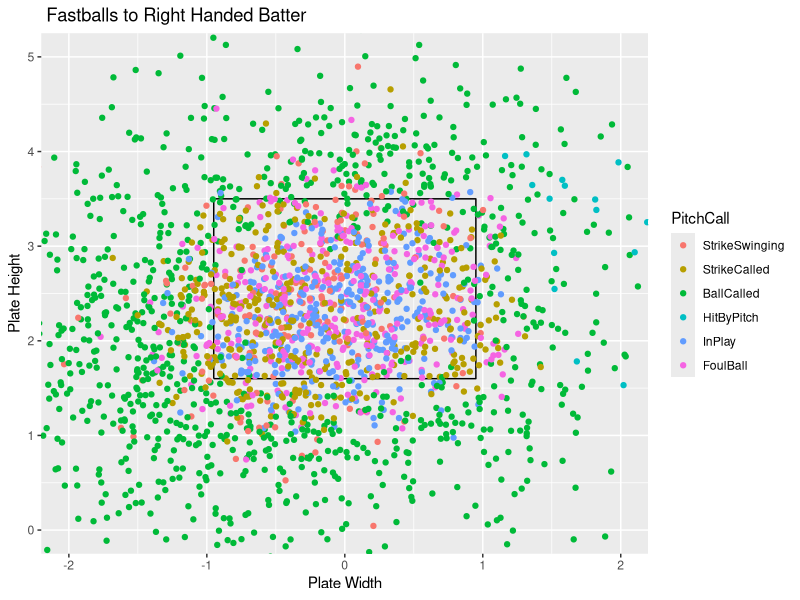
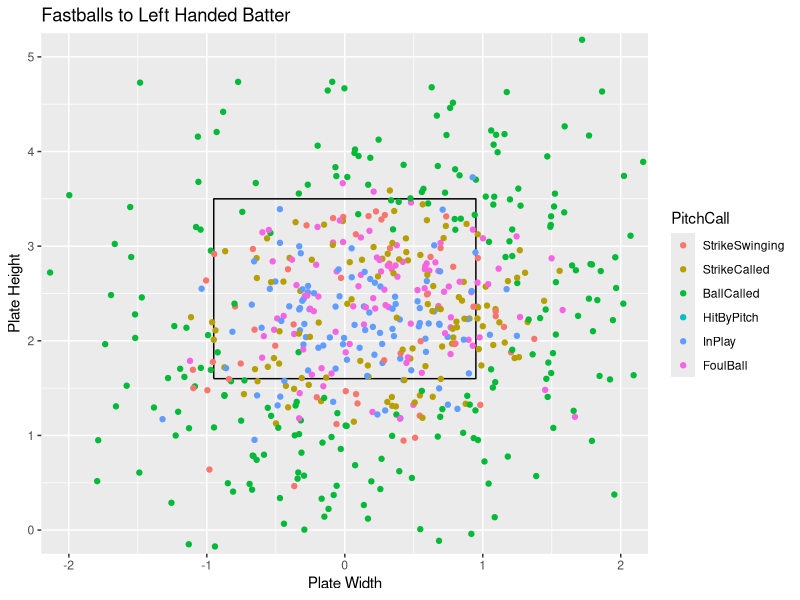

Here is the R script that generated these plots, in order:
## ---- chunk 1
knitr::opts_chunk$set(fig.align = "center", fig.width = 4, fig.height = 4, comment = NA, message = FALSE, warning = FALSE, echo = FALSE)
library(readr)
library(dplyr)
library(ggplot2)
library(tidyverse)
Master <- read_csv("Master.csv")
Pitcher <- Master %>%
  filter(PitcherTeam == "APP_MOU" | PitcherTeam == "APP_PRA")
x <- c(-.95,.95,.95,-.95,-.95)
z <- c(1.6,1.6,3.5,3.5,1.6)
sz <- data_frame(x, z)
## ---- chunk 2
FastballsThrownR <- Pitcher %>%
  filter(TaggedPitchType == "Fastball" & BatterSide == "Right" & !PitchCall == "Undefined")
ggplot() +
  geom_path(data = sz, aes(x = x, y = z)) +
  coord_equal() +
  xlab("Plate Width") +
  ylab("Plate Height") +
  ggtitle(" Fastballs to Right Handed Batter") +
  geom_point(data = FastballsThrownR,aes(x = PlateLocSide, y = PlateLocHeight, color = PitchCall)) +
  coord_cartesian(xlim = c(-2, 2), ylim = c(0, 5)) +
  scale_color_discrete(limits = c("StrikeSwinging" ,"StrikeCalled", "BallCalled", "HitByPitch", "InPlay", "FoulBall"))
## ---- chunk 3
FastballsThrownL <- Pitcher %>%
  filter(TaggedPitchType == "Fastball" & BatterSide == "Left" & !PitchCall == "Undefined")
ggplot() +
  geom_path(data = sz, aes(x = x, y = z)) +
  coord_equal() +
  xlab("Plate Width") +
  ylab("Plate Height") +
  ggtitle("Fastballs to Left Handed Batter") +
  geom_point(data = FastballsThrownL,aes(x = PlateLocSide, y = PlateLocHeight, color = PitchCall)) +
  coord_cartesian(xlim = c(-2, 2), ylim = c(0, 5)) +
  scale_color_discrete(limits = c("StrikeSwinging" ,"StrikeCalled", "BallCalled", "HitByPitch", "InPlay", "FoulBall"))
